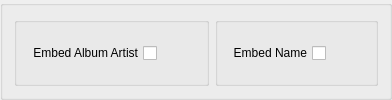
                <widget class="QGroupBox" name="gb2_3">
                 <property name="title">
                  <string/>
                 </property>
                 <property name="flat">
                  <bool>true</bool>
                 </property>
                 <layout class="QHBoxLayout" name="horizontalLayout_77">
                  <item>
                   <widget class="QGroupBox" name="groupBox_65">
                    <property name="title">
                     <string/>
                    </property>
                    <layout class="QHBoxLayout" name="horizontalLayout_131">
                     <item>
                      <widget class="QCheckBox" name="embed_albumartist">
                       <property name="layoutDirection">
                        <enum>Qt::RightToLeft</enum>
                       </property>
                       <property name="text">
                        <string>Embed Album Artist</string>
                       </property>
                      </widget>
                     </item>
                     <item>
                      <spacer name="horizontalSpacer_72">
                       <property name="orientation">
                        <enum>Qt::Horizontal</enum>
                       </property>
                       <property name="sizeHint" stdset="0">
                        <size>
                         <width>40</width>
                         <height>20</height>
                        </size>
                       </property>
                      </spacer>
                     </item>
                    </layout>
                   </widget>
                  </item>
                  <item>
                   <widget class="QGroupBox" name="groupBox_52">
                    <property name="title">
                     <string/>
                    </property>
                    <layout class="QHBoxLayout" name="horizontalLayout_111">
                     <item>
                      <widget class="QCheckBox" name="embed_name">
                       <property name="layoutDirection">
                        <enum>Qt::RightToLeft</enum>
                       </property>
                       <property name="text">
                        <string>Embed Name</string>
                       </property>
                      </widget>
                     </item>
                     <item>
                      <spacer name="horizontalSpacer_57">
                       <property name="orientation">
                        <enum>Qt::Horizontal</enum>
                       </property>
                       <property name="sizeHint" stdset="0">
                        <size>
                         <width>40</width>
                         <height>20</height>
                        </size>
                       </property>
                      </spacer>
                     </item>
                    </layout>
                   </widget>
                  </item>
                 </layout>
                </widget>
